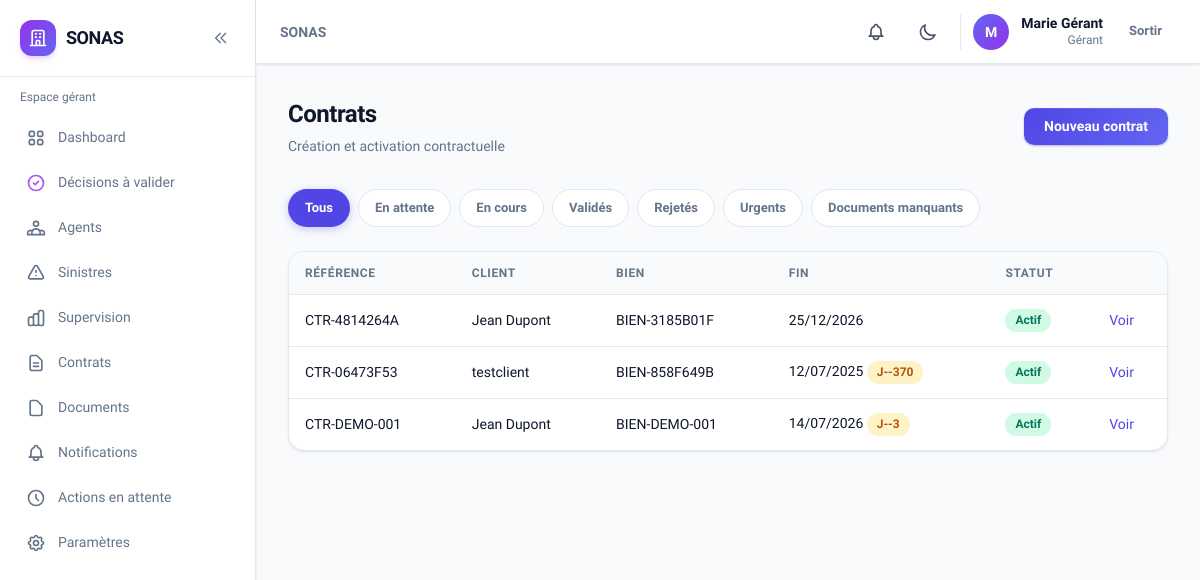
/sonas/contrats/ (signed in), run on an earlier commit of the app's database.
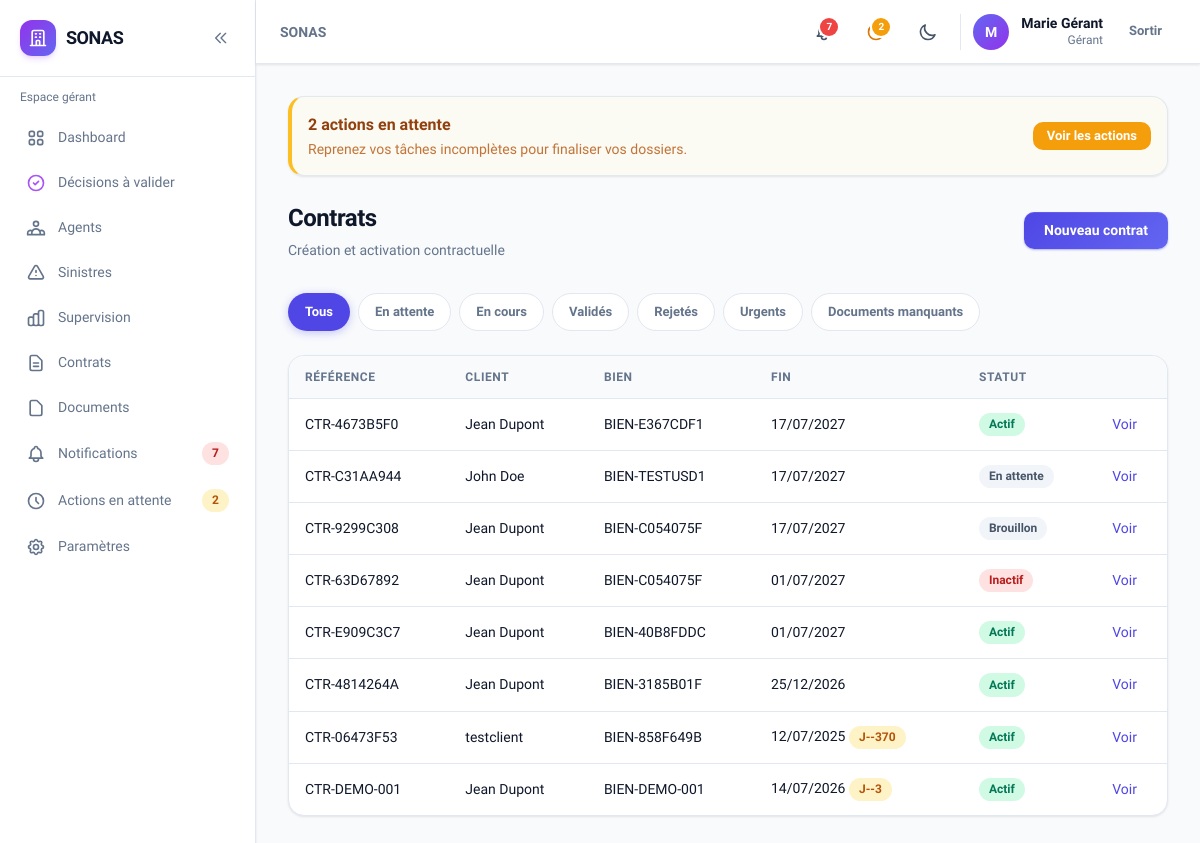
And on a later commit of the database.
### contrats/models.py (models this page shows, shortened)
class Contrat(models.Model):
    client = models.ForeignKey(Client, on_delete=models.CASCADE, related_name='contrats')
    bien = models.ForeignKey(Bien, on_delete=models.CASCADE, related_name='contrats')
    reference = models.CharField(max_length=50, unique=True)
    date_debut = models.DateField()
    date_fin = models.DateField()
    statut = models.CharField(
        max_length=15,
        choices=ContratStatut.choices,
        default=ContratStatut.BROUILLON,
    )
    montant_annuel = models.DecimalField(max_digits=12, decimal_places=2, null=True, blank=True)
    plafond_indemnisation = models.DecimalField(
        max_digits=12,
        decimal_places=2,
        default=0,
        help_text='Plafond total d\'indemnisation du contrat (USD).',
    )
    montant_indemnise_cumule = models.DecimalField(
        max_digits=12,
        decimal_places=2,
        default=0,
        help_text='Montant total déjà indemnisé sur ce contrat (USD).',
    )
    grille_tarifaire = models.ForeignKey(
        GrilleTarifaire,
        on_delete=models.SET_NULL,
        null=True,
        blank=True,
        related_name='contrats',
        verbose_name='Forfait d\'assurance',
    )
    bon_paiement_reference = models.CharField(max_length=50, blank=True, db_index=True)
    paiement_valide = models.BooleanField(default=False)
    notes = models.TextField(blank=True)
    date_souscription = models.DateTimeField(null=True, blank=True)
    alerte_j30_envoyee = models.BooleanField(default=False)
    alerte_j15_envoyee = models.BooleanField(default=False)
    alerte_j7_envoyee = models.BooleanField(default=False)
    alerte_j0_envoyee = models.BooleanField(default=False)
    sinistres_bloques = models.BooleanField(default=False)
    created_at = models.DateTimeField(auto_now_add=True)
    updated_at = models.DateTimeField(auto_now=True)
    class Meta:
        verbose_name = 'Contrat'
        verbose_name_plural = 'Contrats'
        ordering = ['-created_at']
    @property
    def jours_restants(self):
        return (self.date_fin - date.today()).days

### clients/models.py (models this page shows, shortened)
class Client(models.Model):
    user = models.OneToOneField(
        settings.AUTH_USER_MODEL,
        on_delete=models.CASCADE,
        related_name='client_profile',
    )
    raison_sociale = models.CharField(max_length=200, blank=True)
    siret = models.CharField(max_length=14, blank=True)
    adresse = models.TextField(blank=True)
    code_postal = models.CharField(max_length=10, blank=True)
    ville = models.CharField(max_length=100, blank=True)
    is_active = models.BooleanField(default=True)
    notes_internes = models.TextField(blank=True, help_text='Visible uniquement en interne')
    created_at = models.DateTimeField(auto_now_add=True)
    updated_at = models.DateTimeField(auto_now=True)
    class Meta:
        verbose_name = 'Client'
        verbose_name_plural = 'Clients'
        ordering = ['-created_at']
    def __str__(self):
        name = self.raison_sociale or self.user.get_full_name() or self.user.username
        return name
    @property
    def display_name(self):
        return self.__str__()

### accounts/models.py (models this page shows, shortened)
class User(AbstractUser):
    role = models.CharField(
        max_length=10,
        choices=UserRole.choices,
        default=UserRole.CLIENT,
        db_index=True,
    )
    phone = models.CharField(max_length=20, blank=True)
    theme_preference = models.CharField(
        max_length=10,
        choices=[('light', 'Clair'), ('dark', 'Sombre'), ('system', 'Système')],
        default='system',
    )
    created_at = models.DateTimeField(auto_now_add=True)
    updated_at = models.DateTimeField(auto_now=True)
    class Meta:
        verbose_name = 'Utilisateur'
        verbose_name_plural = 'Utilisateurs'
    @property
    def is_client(self):
        return self.role == UserRole.CLIENT
    @property
    def is_gerant(self):
        return self.role == UserRole.GERANT
    @property
    def is_admin_user(self):
        return self.role == UserRole.ADMIN
    @property
    def is_internal(self):
        return self.role in (UserRole.AGENT, UserRole.GERANT, UserRole.ADMIN)

### biens/models.py (models this page shows, shortened)
class Bien(models.Model):
    client = models.ForeignKey(Client, on_delete=models.CASCADE, related_name='biens')
    reference = models.CharField(max_length=50, unique=True)
    type_bien = models.CharField(max_length=20, choices=BienType.choices, default=BienType.APPARTEMENT)
    adresse = models.TextField()
    code_postal = models.CharField(max_length=10)
    ville = models.CharField(max_length=100)
    surface_m2 = models.DecimalField(max_digits=10, decimal_places=2, null=True, blank=True)
    valeur_estimee = models.DecimalField(
        max_digits=14,
        decimal_places=2,
        null=True,
        blank=True,
        help_text='Valeur estimée du bien en USD (utilisée pour la grille tarifaire).',
    )
    grille_tarifaire = models.ForeignKey(
        'contrats.GrilleTarifaire',
        on_delete=models.SET_NULL,
        null=True,
        blank=True,
        related_name='biens',
        verbose_name='Forfait d\'assurance',
    )
    description = models.TextField(blank=True)
    statut = models.CharField(max_length=15, choices=BienStatut.choices, default=BienStatut.EN_ATTENTE)
    motif_rejet = models.TextField(blank=True)
    created_at = models.DateTimeField(auto_now_add=True)
    updated_at = models.DateTimeField(auto_now=True)
    class Meta:
        verbose_name = 'Bien'
        verbose_name_plural = 'Biens'
        ordering = ['-created_at']

### contrats/views.py (the view)
# urls.py: path('', views.contrat_list, name='list'),
@internal_required
def contrat_list(request):
    filter_key = get_active_filter(request)
    qs = Contrat.objects.select_related('client', 'client__user', 'bien')
    if filter_key == 'en_attente':
        qs = qs.filter(statut__in=(ContratStatut.EN_ATTENTE, ContratStatut.BROUILLON))
    elif filter_key == 'valides':
        qs = qs.filter(statut=ContratStatut.ACTIF)
    elif filter_key == 'rejetes':
        qs = qs.filter(statut=ContratStatut.RESILIE)
    elif filter_key == 'urgents':
        qs = qs.filter(
            statut=ContratStatut.ACTIF,
            date_fin__lte=date.today() + timedelta(days=7),
        )
    return render(request, 'contrats/list_internal.html', {
        'contrats': qs,
        'filter_choices': FILTER_CHOICES,
        'active_filter': filter_key,
    })

### core/filters.py (called while the page is built)
def get_active_filter(request, default='all'):
    return request.GET.get('filter', default)

### notifications/services.py (called while the page is built)
def get_pending_actions_count(user):
    return ActionEnAttente.objects.filter(user=user, is_resolved=False).count()

def get_unread_count(user):
    return Notification.objects.filter(user=user, is_read=False).count()

def get_recent_notifications(user, limit=5):
    return Notification.objects.filter(user=user).order_by('-created_at')[:limit]

### templates/contrats/list_internal.html (shortened to what this page needs)
{% extends 'base.html' %}
{% block content %}
<div class="sonas-page-header flex flex-col sm:flex-row sm:items-center sm:justify-between gap-4 mb-8">
    <div>
        <h1>{% if user.is_client %}Mes contrats{% else %}Contrats{% endif %}</h1>
        <p>{% if user.is_client %}Vos souscriptions et contrats actifs{% else %}Création et activation contractuelle{% endif %}</p>
    </div>
    {% if user.is_client %}
    <a href="{% url 'contrats_client:create' %}" class="sonas-btn sonas-btn-primary">Souscrire un contrat</a>
    {% else %}
    <a href="{% url 'contrats:create' %}" class="sonas-btn sonas-btn-primary">Nouveau contrat</a>
    {% endif %}
</div>
{% if not user.is_client %}{% include 'partials/filter_buttons.html' %}{% endif %}
<div class="hidden lg:block sonas-card overflow-hidden sonas-table-wrap">
    <table class="sonas-table">
        <thead><tr>
            <th>Référence</th>
            {% if not user.is_client %}<th>Client</th>{% endif %}
            <th>Bien</th>
            <th>Fin</th>
            <th>Statut</th>
            <th></th>
        </tr></thead>
        <tbody>
            {% for c in contrats %}
            <tr>
                <td class="font-medium">{{ c.reference }}</td>
                {% if not user.is_client %}<td>{{ c.client.display_name }}</td>{% endif %}
                <td>{{ c.bien.reference }}</td>
                <td>{{ c.date_fin|date:"d/m/Y" }}{% if c.jours_restants <= 30 and c.statut == 'ACTIF' %} <span class="sonas-badge sonas-badge-yellow">J-{{ c.jours_restants }}</span>{% endif %}</td>
                <td><span class="sonas-badge sonas-badge-{% if c.statut == 'ACTIF' %}green{% elif c.statut == 'INACTIF' or c.statut == 'EPUISE' or c.statut == 'EXPIRE' or c.statut == 'RESILIE' %}red{% else %}gray{% endif %}">{{ c.get_statut_display }}</span></td>
                <td><a href="{% if user.is_client %}{% url 'contrats_client:detail' c.pk %}{% else %}{% url 'contrats:detail' c.pk %}{% endif %}" class="text-indigo-600 hover:underline font-medium">Voir</a></td>
            </tr>
            {% empty %}
            <tr><td colspan="6" class="p-8 text-center text-slate-500">Aucun contrat.</td></tr>
            {% endfor %}
        </tbody>
    </table>
</div>
{% endblock %}

### templates/partials/navbar.html (shortened to what this page needs)
<header class="sticky top-0 z-30 sonas-card border-0 border-b rounded-none px-3 sm:px-6 h-14 sm:h-16 flex items-center justify-between shrink-0 gap-2">
    <div class="flex items-center gap-2 sm:gap-4 min-w-0 flex-1">
        <h2 class="text-sm font-semibold text-slate-500 dark:text-slate-400 truncate hidden lg:block">
            {% block page_breadcrumb %}SONAS{% endblock %}
        </h2>
    </div>
    <div class="flex items-center gap-1 sm:gap-3 shrink-0">
        <a href="{% url url_notifications_list %}" class="relative p-2.5 rounded-xl hover:bg-slate-100 dark:hover:bg-slate-800 transition-colors" title="Notifications{% if unread_notifications_count %} ({{ unread_notifications_count }}){% endif %}">
            {% if unread_notifications_count %}
            <span class="absolute top-1.5 right-1.5 min-w-[1.125rem] h-[1.125rem] px-0.5 bg-red-500 rounded-full ring-2 ring-white dark:ring-slate-900 text-[10px] font-bold text-white flex items-center justify-center">{{ unread_notifications_count }}</span>
            {% endif %}
        </a>
        {% if pending_actions_count %}
        <a href="{% url url_pending_actions %}" class="relative p-2.5 rounded-xl hover:bg-slate-100 dark:hover:bg-slate-800 transition-colors" title="Actions en attente ({{ pending_actions_count }})">
            <span class="absolute top-1.5 right-1.5 min-w-[1.125rem] h-[1.125rem] px-0.5 bg-amber-500 rounded-full ring-2 ring-white dark:ring-slate-900 text-[10px] font-bold text-white flex items-center justify-center">{{ pending_actions_count }}</span>
        </a>
        {% endif %}
        <button @click="toggle()" class="p-2.5 rounded-xl hover:bg-slate-100 dark:hover:bg-slate-800 transition-colors" title="Thème">
            <svg x-show="!isDark" class="w-5 h-5 text-slate-600" fill="none" stroke="currentColor" viewBox="0 0 24 24"><path stroke-linecap="round" stroke-linejoin="round" stroke-width="2" d="M20.354 15.354A9 9 0 018.646 3.646 9.003 9.003 0 0012 21a9.003 9.003 0 008.354-5.646z"/></svg>
        </button>
        <div class="hidden sm:flex items-center gap-3 pl-3 border-l border-slate-200 dark:border-slate-700">
            <div class="w-9 h-9 rounded-full bg-gradient-to-br from-indigo-500 to-purple-600 flex items-center justify-center text-white text-sm font-bold">
                {{ user.first_name|first|default:user.username|first|upper }}
            </div>
            <div class="text-right hidden md:block">
                <p class="text-sm font-semibold leading-tight">{{ user.get_full_name|default:user.username }}</p>
                <p class="text-xs text-slate-500">{{ user.get_role_display }}</p>
            </div>
        </div>
        <form method="post" action="{% url 'accounts:logout' %}">
            <button type="submit" class="sonas-btn sonas-btn-ghost sonas-btn-sm">Sortir</button>
        </form>
    </div>
</header>

What changed in the data, as far as the page shows it:
added Contrat: reference "CTR-4673B5F0", client.display_name "Jean Dupont", bien.reference "BIEN-E367CDF1", date_fin "17/07/2027", statut "Actif"
added Contrat: reference "CTR-C31AA944", client.display_name "John Doe", bien.reference "BIEN-TESTUSD1", date_fin "17/07/2027", statut "En attente"
added Contrat: reference "CTR-9299C308", client.display_name "Jean Dupont", bien.reference "BIEN-C054075F", date_fin "17/07/2027", statut "Brouillon"
added Contrat: reference "CTR-63D67892", client.display_name "Jean Dupont", bien.reference "BIEN-C054075F", date_fin "01/07/2027", statut "Inactif"
added Contrat: reference "CTR-E909C3C7", client.display_name "Jean Dupont", bien.reference "BIEN-40B8FDDC", date_fin "01/07/2027", statut "Actif"
Also different on the page:
{{ unread_notifications_count }}: (not shown) → "7"
{{ pending_actions_count }}: (not shown) → "2"
text now shown: "action en attente Reprenez vos tâches incomplètes pour finaliser vos dossiers. Voir les actions"
